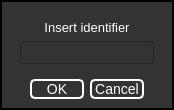
<?xml version="1.0" encoding="UTF-8"?>
<ui version="4.0">
 <class>NewSequence</class>
 <widget class="QDialog" name="NewSequence">
  <property name="geometry">
   <rect>
    <x>0</x>
    <y>0</y>
    <width>174</width>
    <height>110</height>
   </rect>
  </property>
  <property name="windowTitle">
   <string>New Sequence</string>
  </property>
  <property name="styleSheet">
   <string notr="true">QDialog {
	background-color: #333333;
	color: white;
    border: 2px solid black;
}

QLabel {
	background-color: #333333;
	color: white;
}

QLineEdit {
	background-color: #333333;
	color: white;
}

QPlainTextEdit {
	background-color: #333333;
	color: white;
}

QPushButton {
    color: white;
    border-radius: 5px;
    border: 2px solid white;
	background-color: #333333;
    font-size: 14px;
	width: 50px;
}</string>
  </property>
  <property name="sizeGripEnabled">
   <bool>false</bool>
  </property>
  <property name="modal">
   <bool>false</bool>
  </property>
  <layout class="QGridLayout" name="gridLayout_2">
   <item row="0" column="0">
    <widget class="QWidget" name="widget" native="true">
     <layout class="QGridLayout" name="gridLayout">
      <item row="1" column="0">
       <widget class="QLineEdit" name="identifierLineEdit">
        <property name="font">
         <font>
          <pointsize>10</pointsize>
         </font>
        </property>
        <property name="focusPolicy">
         <enum>Qt::ClickFocus</enum>
        </property>
        <property name="alignment">
         <set>Qt::AlignCenter</set>
        </property>
       </widget>
      </item>
      <item row="0" column="0">
       <widget class="QLabel" name="label">
        <property name="font">
         <font>
          <pointsize>10</pointsize>
         </font>
        </property>
        <property name="text">
         <string>Insert identifier</string>
        </property>
        <property name="alignment">
         <set>Qt::AlignCenter</set>
        </property>
       </widget>
      </item>
     </layout>
    </widget>
   </item>
   <item row="1" column="0">
    <widget class="QDialogButtonBox" name="buttonBox">
     <property name="sizePolicy">
      <sizepolicy hsizetype="Expanding" vsizetype="Minimum">
       <horstretch>0</horstretch>
       <verstretch>0</verstretch>
      </sizepolicy>
     </property>
     <property name="font">
      <font>
       <pointsize>10</pointsize>
      </font>
     </property>
     <property name="styleSheet">
      <string notr="true"/>
     </property>
     <property name="locale">
      <locale language="English" country="UnitedStates"/>
     </property>
     <property name="orientation">
      <enum>Qt::Horizontal</enum>
     </property>
     <property name="standardButtons">
      <set>QDialogButtonBox::Cancel|QDialogButtonBox::Ok</set>
     </property>
     <property name="centerButtons">
      <bool>true</bool>
     </property>
    </widget>
   </item>
  </layout>
 </widget>
 <resources/>
 <connections>
  <connection>
   <sender>buttonBox</sender>
   <Signal>accepted()</Signal>
   <receiver>NewSequence</receiver>
   <slot>accept()</slot>
   <hints>
    <hint type="sourcelabel">
     <x>248</x>
     <y>254</y>
    </hint>
    <hint type="destinationlabel">
     <x>157</x>
     <y>274</y>
    </hint>
   </hints>
  </connection>
  <connection>
   <sender>buttonBox</sender>
   <Signal>rejected()</Signal>
   <receiver>NewSequence</receiver>
   <slot>reject()</slot>
   <hints>
    <hint type="sourcelabel">
     <x>316</x>
     <y>260</y>
    </hint>
    <hint type="destinationlabel">
     <x>286</x>
     <y>274</y>
    </hint>
   </hints>
  </connection>
 </connections>
</ui>
